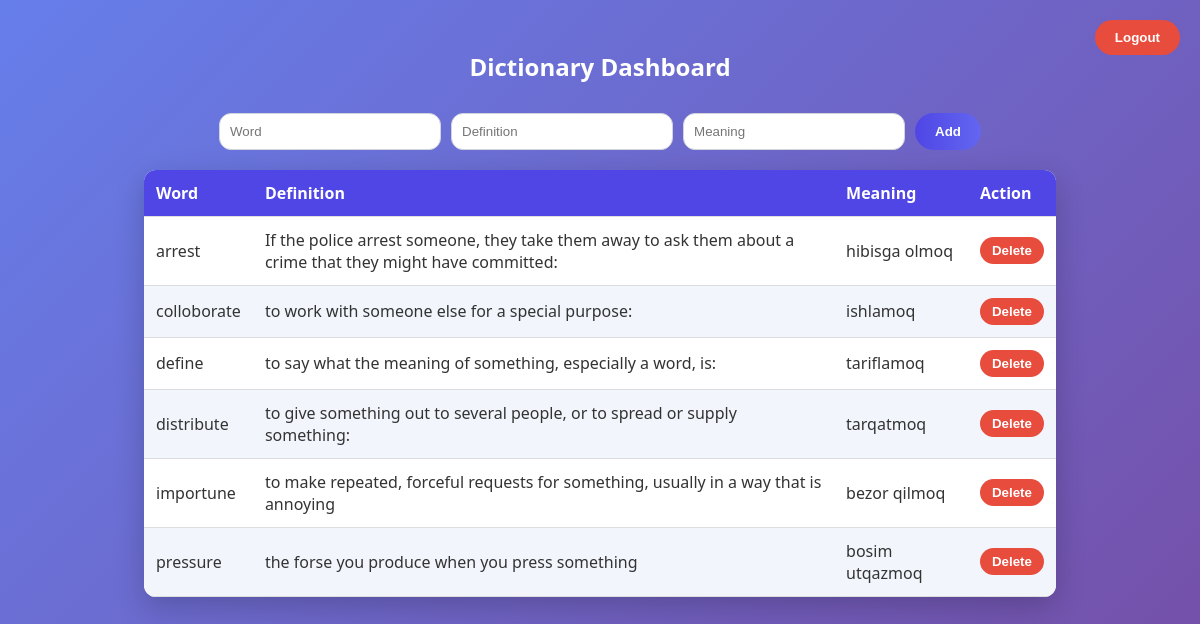
Before: /input/ (signed in) with the older database file.
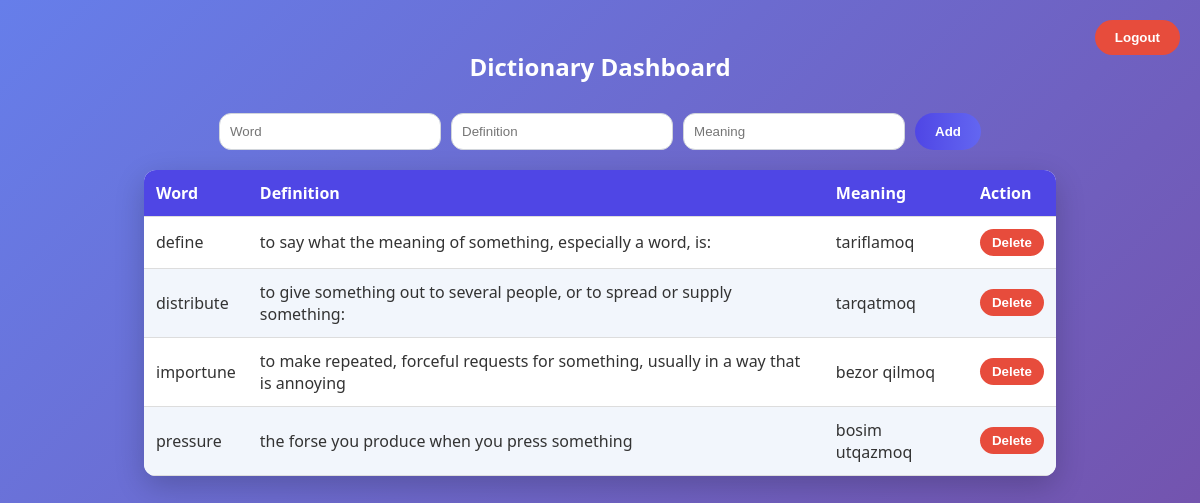
After: the same page with the newer database file.
### myapp/models.py (models this page shows, shortened)
class Lugat(models.Model):
    user=models.ForeignKey(User,on_delete=models.CASCADE)
    word=models.CharField(max_length=50)
    definition=models.TextField(blank=True,null=True)
    meaning=models.CharField(max_length=100)
    class Meta:
        app_label='myapp'
        db_table="Lugat"
        ordering=["word"]

### myapp/views.py (the view)
# urls.py: path('input/', input, name="home"),
@login_required
def input(request):
    words = Lugat.objects.filter(user=request.user)
    return render(request, "input.html", {"words": words})

### templates/input.html (shortened to what this page needs)
<!DOCTYPE html>
<html lang="en">
<head>
</head>
<body>
<h2>Dictionary Dashboard</h2>
<div class="logout-container">
    <form method="post" action="{% url 'logout' %}">
        <button type="submit" class="logout-btn">Logout</button>
    </form>
</div>
<div class="input-container">
    <input type="text" id="word" placeholder="Word">
    <input type="text" id="definition" placeholder="Definition">
    <input type="text" id="meaning" placeholder="Meaning">
    <button class="add-btn" onclick="addWord()">Add</button>
</div>
<table>
    <thead>
        <tr>
            <th>Word</th>
            <th>Definition</th>
            <th>Meaning</th>
            <th>Action</th>
        </tr>
    </thead>
    <tbody id="table-body">
        {% for w in words %}
        <tr id="row-{{ w.id }}">
            <td>{{ w.word }}</td>
            <td>{{ w.definition }}</td>
            <td>{{ w.meaning }}</td>
            <td>
                <button class="delete-btn" onclick="deleteWord({{ w.id }})">
                    Delete
                </button>
            </td>
        </tr>
        {% empty %}
        <tr>
            <td colspan="4" style="text-align:center;">No words yet.</td>
        </tr>
        {% endfor %}
    </tbody>
</table>
</body>
</html>

### templates/input.html (style rules this page uses)
body { font-family: 'Segoe UI', Tahoma, Geneva, Verdana, sans-serif; background: linear-gradient(135deg, #667eea, #764ba2); color: #333; margin: 0; padding: 30px; min-height: 100vh; }
h2 { text-align: center; color: white; margin-bottom: 30px; }
.logout-container { position: fixed; top: 20px; right: 20px; z-index: 1000; }
.logout-btn { padding: 10px 20px; background-color: #e74c3c; color: white; border: none; border-radius: 50px; cursor: pointer; font-weight: bold; transition: 0.3s; }
.input-container { display: flex; justify-content: center; margin-bottom: 20px; gap: 10px; flex-wrap: wrap; }
input { padding: 10px; border-radius: 12px; border: 1px solid #d1d5db; width: 200px; transition: 0.3s; }
.add-btn { padding: 10px 20px; border: none; background: linear-gradient(90deg, #4f46e5, #6366f1); color: white; border-radius: 50px; font-weight: 600; cursor: pointer; transition: 0.3s; }
.delete-btn { background-color: #e74c3c; color: white; border: none; padding: 6px 12px; border-radius: 20px; cursor: pointer; font-weight: bold; }
table { width: 80%; margin: 0 auto; border-collapse: collapse; background-color: white; border-radius: 12px; overflow: hidden; box-shadow: 0 10px 30px rgba(0,0,0,0.2); }
th, td { padding: 12px; border-bottom: 1px solid #ddd; text-align: left; }
th { background-color: #4f46e5; color: white; }
tr:nth-child(even) { background-color: #f2f6fc; }

Changed rows visible on the page:
removed Lugat: word "arrest", definition "If the police arrest someone, they take them away to ask them about a crime that they might have committed:", meaning "hibisga olmoq"
removed Lugat: word "colloborate", definition "to work with someone else for a special purpose:", meaning "ishlamoq"
